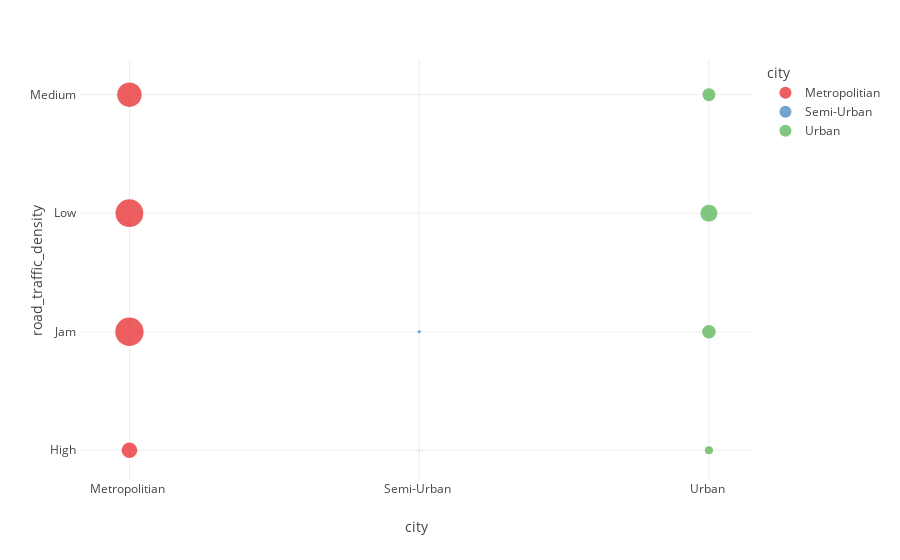

The notebook cell this image was saved under:
### Code cell
fig = px.scatter(df_aux,
                 x = "city", y = "road_traffic_density", size = "orders", color = "city", color_discrete_sequence=px.colors.qualitative.Set1)
fig.show()

### Figure 1 — Plotly figure (JSON) as saved in the notebook; plotly's stock layout.template omitted (floating-point values rounded to 4 significant figures)
{"data": [{"hovertemplate": "city=%{x}<br>road_traffic_density=%{y}<br>orders=%{marker.size}<extra></extra>", "legendgroup": "Metropolitian ", "marker": {"color": "rgb(228,26,28)", "size": [3206, 10547, 10178, 7891], "sizemode": "area", "sizeref": 26.37, "symbol": "circle"}, "mode": "markers", "name": "Metropolitian ", "orientation": "v", "showlegend": true, "type": "scatter", "x": ["Metropolitian ", "Metropolitian ", "Metropolitian ", "Metropolitian "], "xaxis": "x", "y": ["High ", "Jam ", "Low ", "Medium "], "yaxis": "y"}, {"hovertemplate": "city=%{x}<br>road_traffic_density=%{y}<br>orders=%{marker.size}<extra></extra>", "legendgroup": "Semi-Urban ", "marker": {"color": "rgb(55,126,184)", "size": [16, 126, 10], "sizemode": "area", "sizeref": 26.37, "symbol": "circle"}, "mode": "markers", "name": "Semi-Urban ", "orientation": "v", "showlegend": true, "type": "scatter", "x": ["Semi-Urban ", "Semi-Urban ", "Semi-Urban "], "xaxis": "x", "y": ["High ", "Jam ", "Medium "], "yaxis": "y"}, {"hovertemplate": "city=%{x}<br>road_traffic_density=%{y}<br>orders=%{marker.size}<extra></extra>", "legendgroup": "Urban ", "marker": {"color": "rgb(77,175,74)", "size": [881, 2486, 3803, 2224], "sizemode": "area", "sizeref": 26.37, "symbol": "circle"}, "mode": "markers", "name": "Urban ", "orientation": "v", "showlegend": true, "type": "scatter", "x": ["Urban ", "Urban ", "Urban ", "Urban "], "xaxis": "x", "y": ["High ", "Jam ", "Low ", "Medium "], "yaxis": "y"}], "layout": {"legend": {"itemsizing": "constant", "title": {"text": "city"}, "tracegroupgap": 0}, "margin": {"t": 60}, "xaxis": {"anchor": "y", "categoryarray": ["Metropolitian ", "Semi-Urban ", "Urban "], "categoryorder": "array", "domain": [0, 1], "title": {"text": "city"}}, "yaxis": {"anchor": "x", "domain": [0, 1], "title": {"text": "road_traffic_density"}}}}
